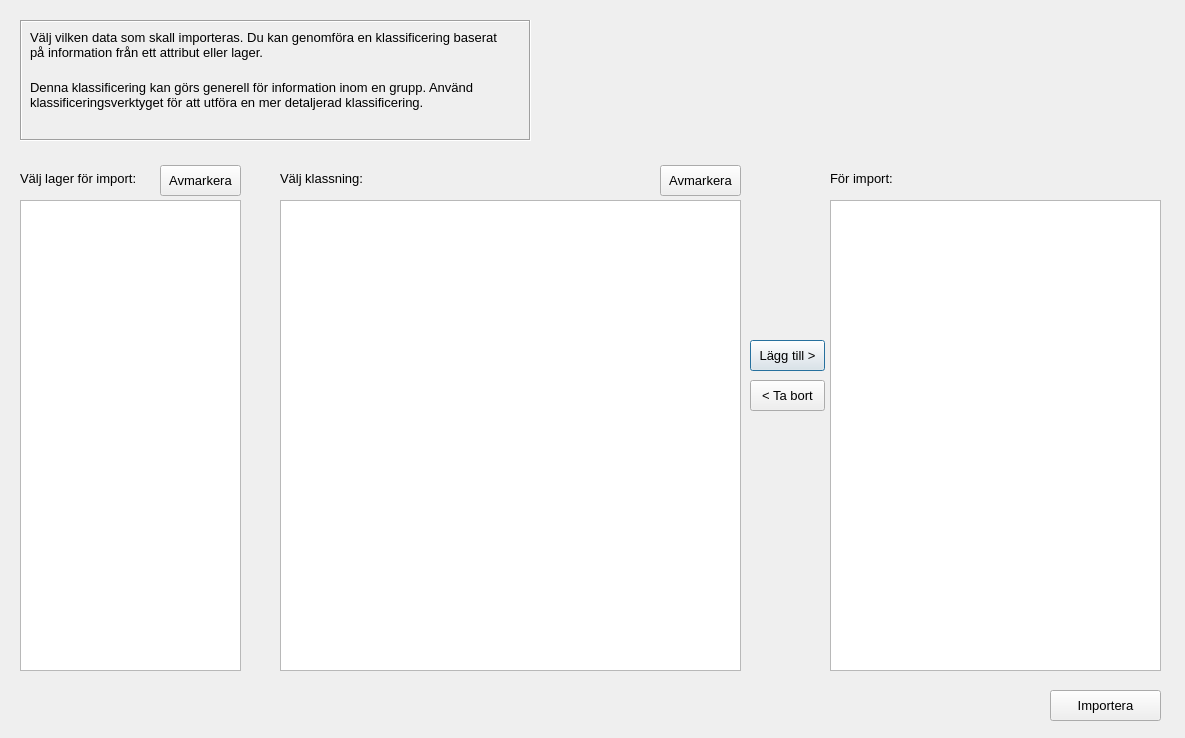
<?xml version="1.0" encoding="UTF-8"?>
<ui version="4.0">
 <class>LayerSelectorDialog</class>
 <widget class="QDialog" name="LayerSelectorDialog">
  <property name="geometry">
   <rect>
    <x>0</x>
    <y>0</y>
    <width>1185</width>
    <height>738</height>
   </rect>
  </property>
  <property name="font">
   <font>
    <family>Tahoma</family>
    <pointsize>10</pointsize>
   </font>
  </property>
  <property name="windowTitle">
   <string>Importera underlag</string>
  </property>
  <property name="windowIcon">
   <iconset>
    <normaloff>:/plugins/qgyf/assets/leaf.png</normaloff>:/plugins/qgyf/assets/leaf.png</iconset>
  </property>
  <widget class="QLabel" name="label">
   <property name="geometry">
    <rect>
     <x>20</x>
     <y>170</y>
     <width>141</width>
     <height>16</height>
    </rect>
   </property>
   <property name="text">
    <string>Välj lager för import:</string>
   </property>
  </widget>
  <widget class="QListView" name="layers">
   <property name="geometry">
    <rect>
     <x>20</x>
     <y>200</y>
     <width>221</width>
     <height>471</height>
    </rect>
   </property>
   <property name="palette">
    <palette>
     <active>
      <colorrole role="Highlight">
       <brush brushstyle="SolidPattern">
        <color alpha="255">
         <red>0</red>
         <green>170</green>
         <blue>255</blue>
        </color>
       </brush>
      </colorrole>
     </active>
     <inactive>
      <colorrole role="Highlight">
       <brush brushstyle="SolidPattern">
        <color alpha="255">
         <red>0</red>
         <green>170</green>
         <blue>255</blue>
        </color>
       </brush>
      </colorrole>
     </inactive>
     <disabled>
      <colorrole role="Highlight">
       <brush brushstyle="SolidPattern">
        <color alpha="255">
         <red>0</red>
         <green>120</green>
         <blue>215</blue>
        </color>
       </brush>
      </colorrole>
     </disabled>
    </palette>
   </property>
   <property name="editTriggers">
    <set>QAbstractItemView::NoEditTriggers</set>
   </property>
  </widget>
  <widget class="QLabel" name="label_2">
   <property name="geometry">
    <rect>
     <x>280</x>
     <y>170</y>
     <width>91</width>
     <height>16</height>
    </rect>
   </property>
   <property name="text">
    <string>Välj klassning:</string>
   </property>
  </widget>
  <widget class="QListView" name="importItems">
   <property name="geometry">
    <rect>
     <x>830</x>
     <y>200</y>
     <width>331</width>
     <height>471</height>
    </rect>
   </property>
   <property name="editTriggers">
    <set>QAbstractItemView::NoEditTriggers</set>
   </property>
   <property name="showDropIndicator" stdset="0">
    <bool>false</bool>
   </property>
  </widget>
  <widget class="QLabel" name="label_3">
   <property name="geometry">
    <rect>
     <x>830</x>
     <y>170</y>
     <width>81</width>
     <height>16</height>
    </rect>
   </property>
   <property name="text">
    <string>För import:</string>
   </property>
  </widget>
  <widget class="QPushButton" name="addButton">
   <property name="geometry">
    <rect>
     <x>750</x>
     <y>340</y>
     <width>75</width>
     <height>31</height>
    </rect>
   </property>
   <property name="text">
    <string>Lägg till &gt;</string>
   </property>
  </widget>
  <widget class="QPushButton" name="okButton">
   <property name="geometry">
    <rect>
     <x>1050</x>
     <y>690</y>
     <width>111</width>
     <height>31</height>
    </rect>
   </property>
   <property name="text">
    <string>Importera</string>
   </property>
  </widget>
  <widget class="QListView" name="classifications">
   <property name="geometry">
    <rect>
     <x>280</x>
     <y>200</y>
     <width>461</width>
     <height>471</height>
    </rect>
   </property>
   <property name="palette">
    <palette>
     <active>
      <colorrole role="Highlight">
       <brush brushstyle="SolidPattern">
        <color alpha="255">
         <red>0</red>
         <green>170</green>
         <blue>255</blue>
        </color>
       </brush>
      </colorrole>
     </active>
     <inactive>
      <colorrole role="Highlight">
       <brush brushstyle="SolidPattern">
        <color alpha="255">
         <red>0</red>
         <green>170</green>
         <blue>255</blue>
        </color>
       </brush>
      </colorrole>
     </inactive>
     <disabled>
      <colorrole role="Highlight">
       <brush brushstyle="SolidPattern">
        <color alpha="255">
         <red>0</red>
         <green>120</green>
         <blue>215</blue>
        </color>
       </brush>
      </colorrole>
     </disabled>
    </palette>
   </property>
   <property name="editTriggers">
    <set>QAbstractItemView::NoEditTriggers</set>
   </property>
  </widget>
  <widget class="QFrame" name="frame">
   <property name="enabled">
    <bool>true</bool>
   </property>
   <property name="geometry">
    <rect>
     <x>20</x>
     <y>20</y>
     <width>511</width>
     <height>121</height>
    </rect>
   </property>
   <property name="autoFillBackground">
    <bool>false</bool>
   </property>
   <property name="frameShape">
    <enum>QFrame::Box</enum>
   </property>
   <property name="frameShadow">
    <enum>QFrame::Sunken</enum>
   </property>
   <widget class="QLabel" name="label_4">
    <property name="geometry">
     <rect>
      <x>10</x>
      <y>10</y>
      <width>481</width>
      <height>41</height>
     </rect>
    </property>
    <property name="text">
     <string>Välj vilken data som skall importeras. Du kan genomföra en klassificering baserat på information från ett attribut eller lager. </string>
    </property>
    <property name="alignment">
     <set>Qt::AlignLeading|Qt::AlignLeft|Qt::AlignTop</set>
    </property>
    <property name="wordWrap">
     <bool>true</bool>
    </property>
   </widget>
   <widget class="QLabel" name="label_5">
    <property name="geometry">
     <rect>
      <x>10</x>
      <y>60</y>
      <width>481</width>
      <height>41</height>
     </rect>
    </property>
    <property name="text">
     <string>Denna klassificering kan görs generell för information inom en grupp. Använd klassificeringsverktyget för att utföra en mer detaljerad klassificering.</string>
    </property>
    <property name="alignment">
     <set>Qt::AlignLeading|Qt::AlignLeft|Qt::AlignTop</set>
    </property>
    <property name="wordWrap">
     <bool>true</bool>
    </property>
   </widget>
  </widget>
  <widget class="QPushButton" name="removeButton">
   <property name="geometry">
    <rect>
     <x>750</x>
     <y>380</y>
     <width>75</width>
     <height>31</height>
    </rect>
   </property>
   <property name="text">
    <string>&lt; Ta bort</string>
   </property>
  </widget>
  <widget class="QPushButton" name="layerAbort">
   <property name="geometry">
    <rect>
     <x>160</x>
     <y>165</y>
     <width>81</width>
     <height>31</height>
    </rect>
   </property>
   <property name="text">
    <string>Avmarkera</string>
   </property>
  </widget>
  <widget class="QPushButton" name="qualityAbort">
   <property name="geometry">
    <rect>
     <x>660</x>
     <y>165</y>
     <width>81</width>
     <height>31</height>
    </rect>
   </property>
   <property name="text">
    <string>Avmarkera</string>
   </property>
  </widget>
 </widget>
 <resources>
  <include location="../resources.py"/>
 </resources>
 <connections/>
</ui>
